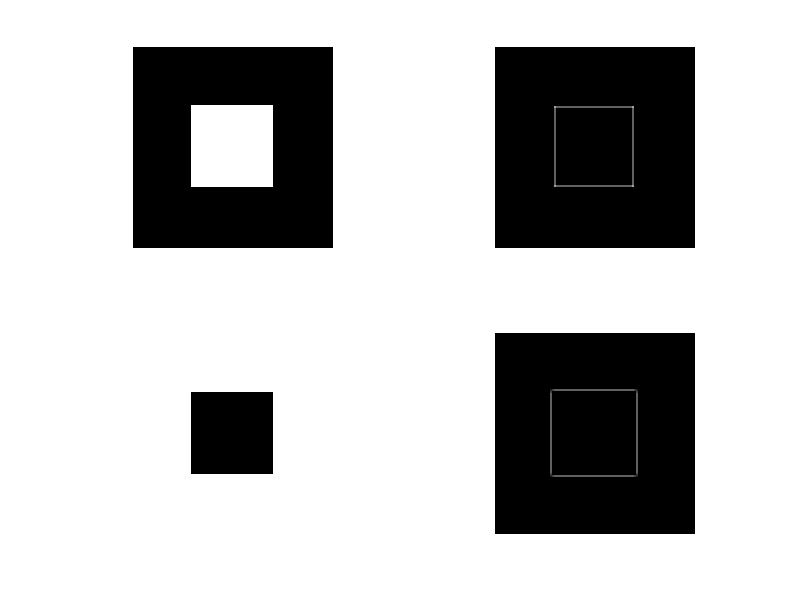

Reproduce this figure in MATLAB.
function lec4_50()

input = zeros(100,100);

filter = zeros(3);
filter(:) = -1/8;
filter(2,2) = 1;

for i = 30 : 70
    for j = 30 : 70
        input(i,j) = 1;
    end
end


final = conv2(input,filter);
figure('name','Lecture 4 Slide 50','numbertitle','off')
subplot(2,2,1);
imshow(input);
subplot(2,2,2);
imshow(final);

input = ones(100,100);

filter = zeros(3);
filter(:) = -1/8;
filter(2,2) = 1;

for i = 30 : 70
    for j = 30 : 70
        input(i,j) = 0;
    end
end


final = conv2(input,filter, 'valid');
subplot(2,2,3);
imshow(input);
subplot(2,2,4);
imshow(final);

end

